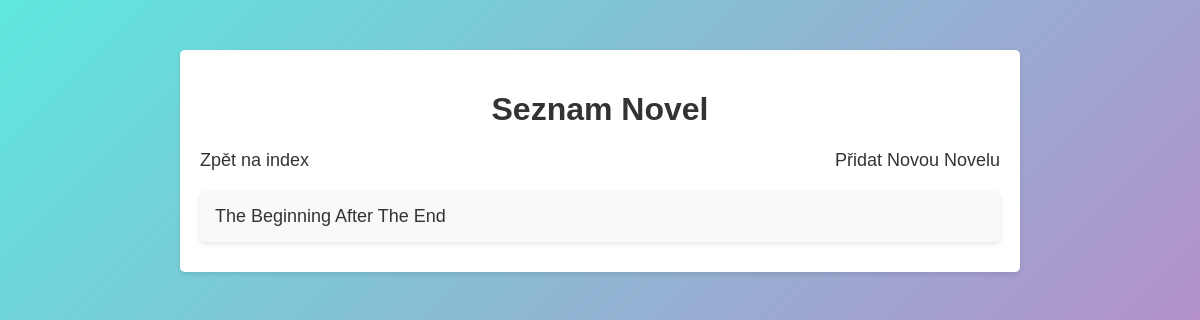
The page /novely/ on the database as committed earlier.
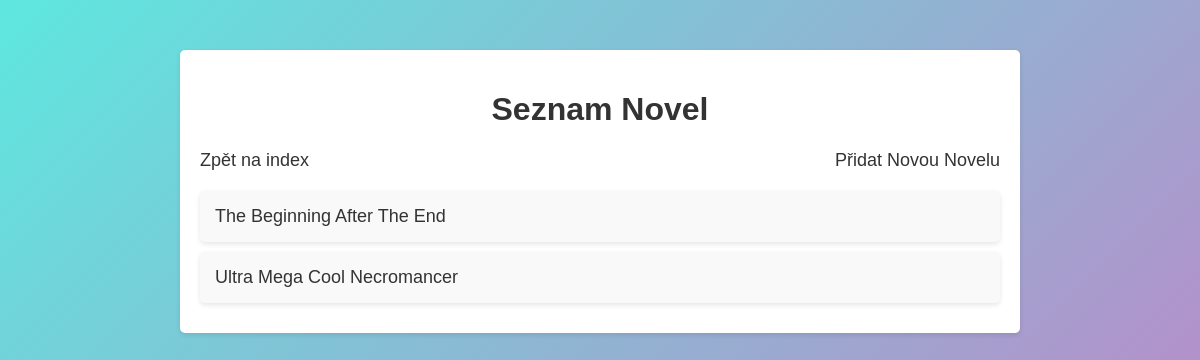
The same page on the database as committed later.
### novel/models.py (models this page shows, shortened)
class Novela(models.Model):
    nazev = models.CharField(max_length=200)
    autor = models.ForeignKey(Autor, related_name='novely', on_delete=models.CASCADE)
    datum_vydani = models.DateField()

### novel/views.py (the view)
# urls.py: path('novely/', NovelaListView.as_view(), name='novela_list'),
class NovelaListView(ListView):
    model = Novela
    template_name = 'novela_list.html'

### novel/templates/novela_list.html (shortened to what this page needs)
<!DOCTYPE html>
<html>
<head>
</head>
<body>
    <div class="container">
        <h1>Seznam Novel</h1>
        <div class="nav-links">
            <a href="{% url 'index' %}">Zpět na index</a>
            <a href="{% url 'novela_create' %}">Přidat Novou Novelu</a>
        </div>
        <ul>
            {% for novela in object_list %}
            <li>
                <a href="{% url 'novela_detail' novela.pk %}">{{ novela.nazev }}</a>
            </li>
            {% endfor %}
        </ul>
    </div>
</body>
</html>

Rows that differ between the two databases and show on the page:
added Novela: nazev "Ultra Mega Cool Necromancer"
